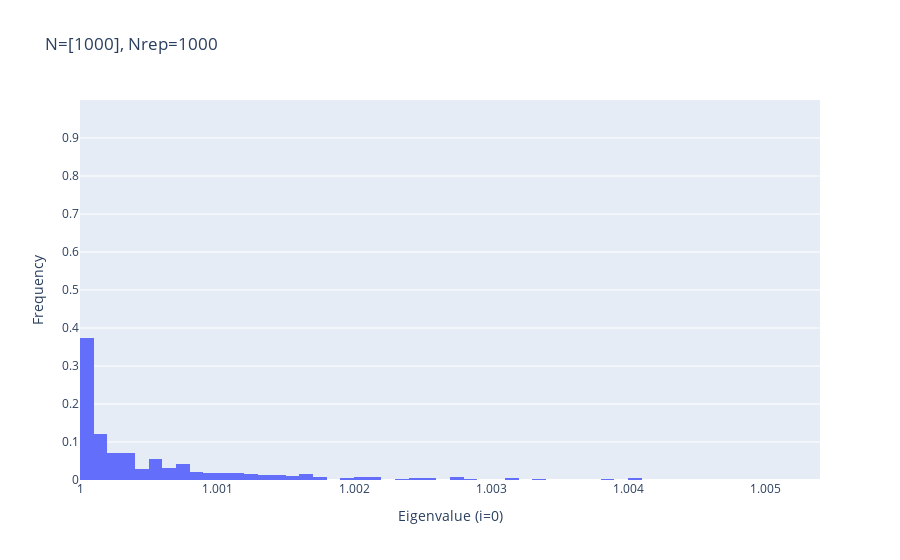
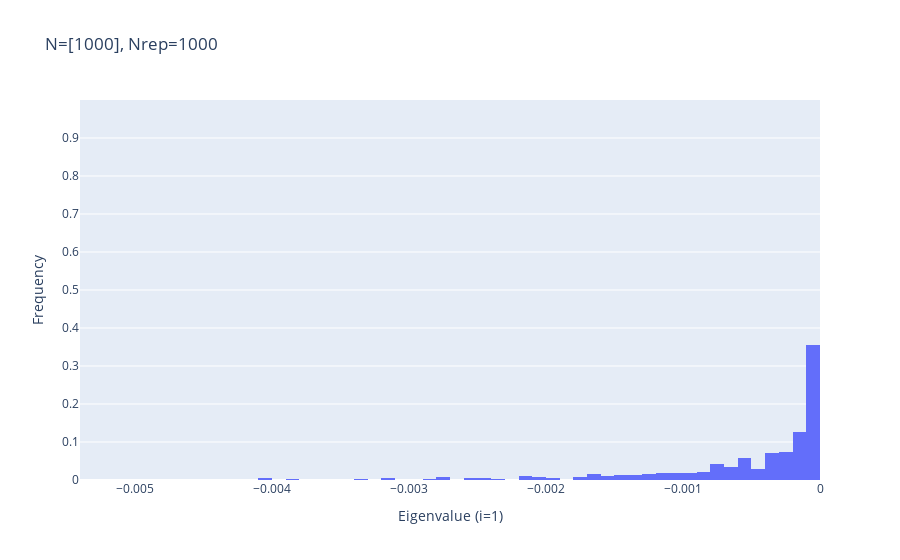

Notebook source saved alongside these figures, in order:
### Code cell
for i, values in enumerate(violation_result["sorted_eigenvalues_list"]):
    fig = physicality_violation_check.make_prob_dist_histogram(values, bin_size=0.0001)
    fig.update_layout(title=f"N={num_data}, Nrep={len(values)}")
    fig.update_xaxes( title=f"Eigenvalue (i={i})")
    fig.show()

### Figure 1 — Plotly figure (JSON) as saved in the notebook; plotly's stock layout.template omitted (floating-point values rounded to 4 significant figures; data arrays with more than 128 entries replaced by an {"elided": "..."} marker saying what was removed)
{"data": [{"histnorm": "probability", "type": "histogram", "x": {"elided": "1000 float values"}, "xbins": {"size": 0.0001}}], "layout": {"title": {"text": "N=[1000], Nrep=1000"}, "xaxis": {"dtick": 0, "title": {"text": "Eigenvalue (i=0)"}}, "yaxis": {"range": [0, 1], "tickvals": [0, 0.1, 0.2, 0.3, 0.4, 0.5, 0.6, 0.7, 0.8, 0.9], "title": {"text": "Frequency"}}}}

### Figure 2 — Plotly figure (JSON) as saved in the notebook; plotly's stock layout.template omitted (floating-point values rounded to 4 significant figures; data arrays with more than 128 entries replaced by an {"elided": "..."} marker saying what was removed)
{"data": [{"histnorm": "probability", "type": "histogram", "x": {"elided": "1000 float values"}, "xbins": {"size": 0.0001}}], "layout": {"title": {"text": "N=[1000], Nrep=1000"}, "xaxis": {"dtick": 0, "title": {"text": "Eigenvalue (i=1)"}}, "yaxis": {"range": [0, 1], "tickvals": [0, 0.1, 0.2, 0.3, 0.4, 0.5, 0.6, 0.7, 0.8, 0.9], "title": {"text": "Frequency"}}}}
